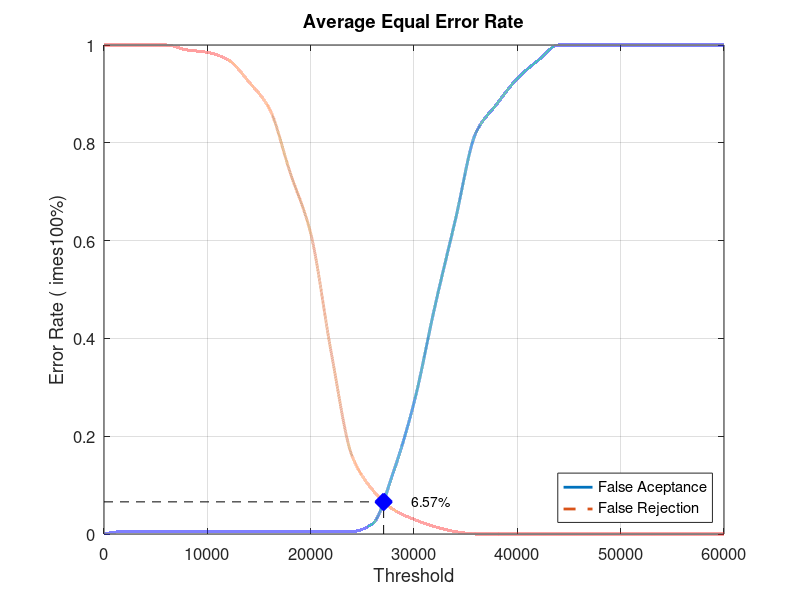
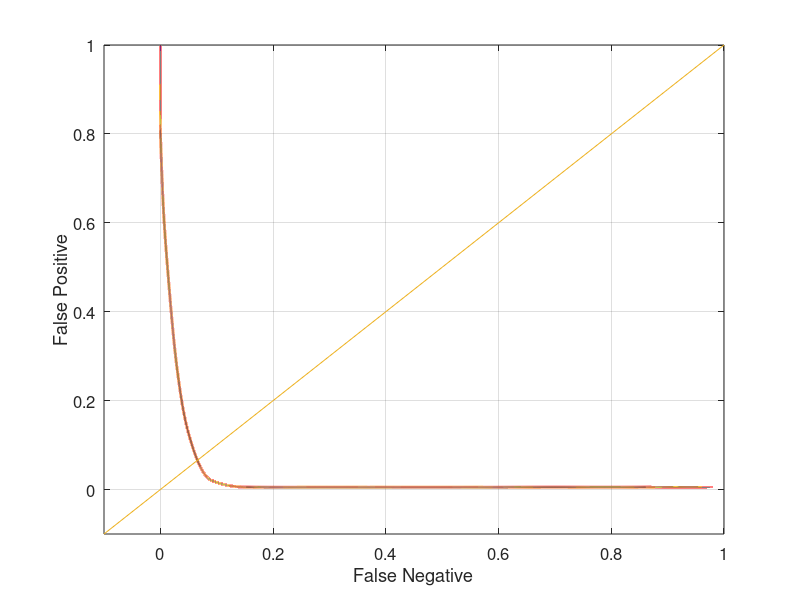

The MATLAB source for these figures, in order:
close all;
clear;
clc;
x = 0:2000:60000;
xq = 0:0.5:60000;

y0 = [0 0.00526316 0.00526316 0.00526316 0.00526316 0.00526316 0.00526316 0.00526316 0.00526316 0.00526316 0.00526316 0.00526316 0.00526316 0.0210526 0.126316 0.268421 0.463158 0.642105 0.821053 0.878947 0.931579 0.968421 1 1 1 1 1 1 1 1 1]
yy0 = interp1(x, y0, xq, 'pchip');
y1 = [1 1 1 1 0.99 0.985 0.97 0.925 0.87 0.74 0.615 0.37 0.16 0.09 0.05 0.03 0.015 0.005 0 0 0 0 0 0 0 0 0 0 0 0 0]
yy1 = interp1(x, y1, xq, 'pchip');

% Calculating EER: 
y2 = abs(y0 - y1);
find(y2 == min(y2))
yy2 = abs(yy0 - yy1);
xEER = find(yy2 == min(yy2));
xEERIndex = xq(xEER) % X-axis EER
yEER = yy0(xEER) % Y-axis EER

main = figure
plot(xq, yy0,'-','LineWidth', 2);	hold on
plot(xq, yy1,'--','LineWidth', 2);	hold on
plot([xEERIndex xEERIndex], [0 yEER], 'k--');	hold on
plot([0 xEERIndex], [yEER yEER], 'k--');	hold on
plot(xEERIndex, yEER, 'bx', 'LineWidth', 10);	hold on
text(xEERIndex + 10 * xEERIndex / 100, yEER, [num2str(round((10000 * yEER)) / 100) '%'])
legend('False Aceptance', 'False Rejection', 'Location', 'SouthEast')
xlabel('Threshold')
ylabel('Error Rate (	imes100%)')
title('Average Equal Error Rate')
set(gca, 'FontSize', 12)
axis([0 60000 0 1])
grid on

print(main, 'Database5_1Main', '-dpng');
FNRxFPR = figure('Color', [1 1 1]);
plot(yy1, yy0, '-', yy1, yy0, 'LineWidth', 2);
hold on
y = -0.1:0.1:1
plot(y, y); 
set(gca, 'FontSize', 12)
xlabel('False Negative')
ylabel('False Positive')
axis([-0.1 1 -0.1 1])
set(gca, 'FontSize', 12)
grid on

print(FNRxFPR, 'Database5_1FNRxFPR','-dpng');
